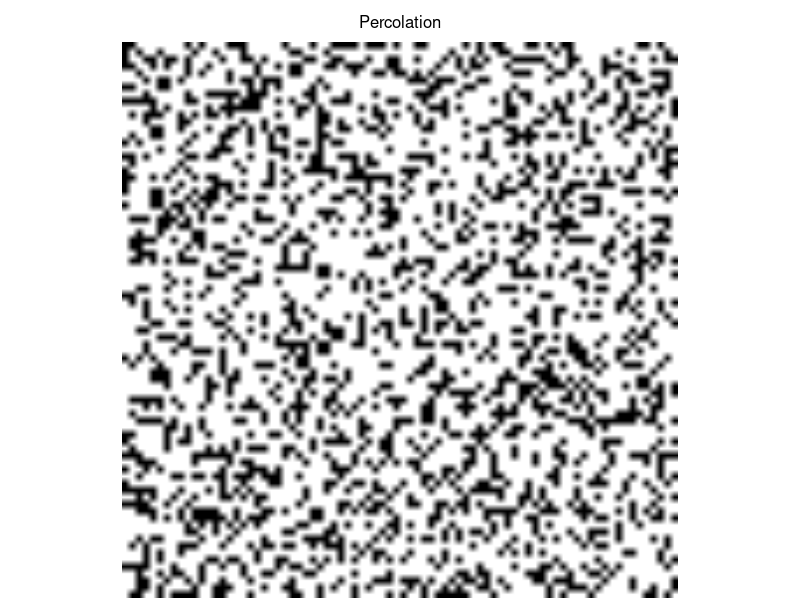
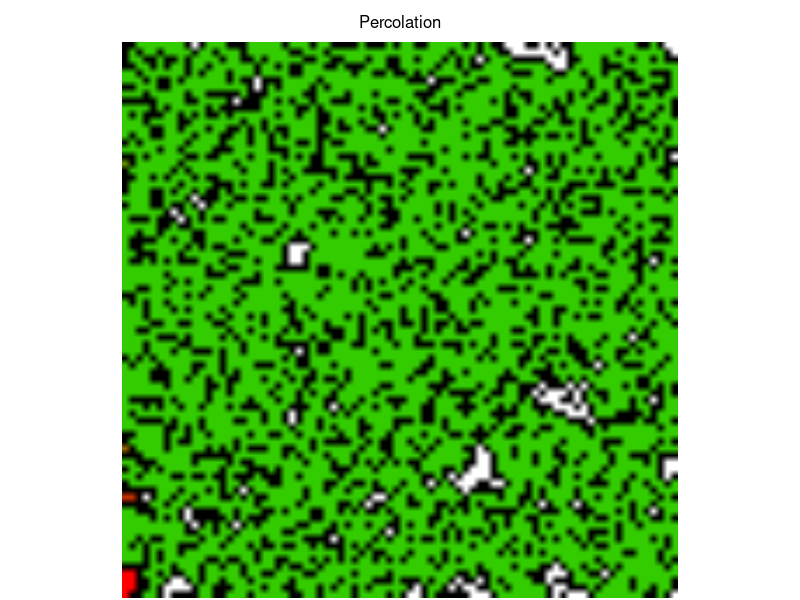

Generate these figures, in order, with R: (Note: this script raises an error after producing the figures.)
########################
###
### Leonard Mada
### [the one and only]
###
### Percolation
###
### draft v.0.2c

### Percolation

# - some experiments in Percolation

### Github:
# https://github.com/discoleo/R/blob/master/Stat/Percolation.R


####################
####################

### helper Functions

reset.m = function(m, id, val=0) {
  if(missing(id)) {
    m[m > 0] = val;
  } else if(id > 0) {
    m[m == id] = val;
  } else {
    m[(m > 0) & (m != id)] = val;
  }
  invisible(m)
}
revcol = function(m) {
  m = m[,rev(seq(ncol(m)))];
  invisible(m);
}
clean.percol = function(m, val=0) {
  # removes the non-percolating paths;
  pids = unique(m[,ncol(m)]);
  pids = pids[pids > 0];
  ids  = unique(m);
  ids  = ids[(ids > 0) & ! (ids %in% pids)]
  m[m %in% ids] = val;
  invisible(m);
}
shuffle.colors = function(m) {
  m2 = array(0, dim(m))
  m2[m < 0] = m[m < 0]
  vals = unique(as.vector(m))
  vals = vals[vals > 0];
  vnew = sample(vals, length(vals));
  id = 1
  for(val in vals) {
    m2[m == val] = vnew[id];
    id = id + 1;
  }
  invisible(m2)
}

max.id = function(m) {
  out.m = m[, ncol(m)]
  out = table(out.m[out.m > 0])
  if(dim(out) == 0) {
    print("NO percolation!");
    out = table(m[m > 0])
  }
  id = match(max(out), out);
  id = as.integer(names(out)[id])
  return(id)
}

### Generators

rugrid.gen = function(dims, p) {
  m = sample(c(-1, 0), prod(dims), replace=T, prob=c(p, 1-p))
  m = matrix(m, nrow=dims[1])
}

rblock.gen = function(n, block.dim, min=0, max, prob, val=-1) {
  if(missing(max)) {
    if(length(min) >= 2) {
      max = min[2]; min = min[1];
    } else {
      max = prod(block.dim);
    }
  }
  val.count = seq(min, max);
  if(missing(prob)) {
    nn = sample(val.count, prod(n), replace=TRUE);
  } else {
    nn = sample(val.count, prod(n), replace=TRUE, prob=prob);
  }
  blocks.n = prod(block.dim);
  sample.block = function(n) {
    bm = array(as.integer(0), block.dim)
    npos = sample(seq(blocks.n), n)
    bm[npos] = val;
    bm
  }
  m = lapply(nn, sample.block);
  m = do.call(rbind, m);
  dims = n * block.dim;
  dim(m) = dims;
  invisible(m);
}

### Percolation Functions

flood = function(m, pyx, val=1, val0=0) {
  vals = pyx; pos = 1;
  
  while(TRUE) {
    if(pos > length(vals)) return(m);
    if(m[vals[pos], vals[pos + 1]] != val0) {pos = pos + 2; next;}
    m[vals[pos], vals[pos + 1]] = val;
    if(vals[pos] > 1) vals = c(vals, vals[pos]-1, vals[pos + 1]);
    if(vals[pos] < nrow(m)) vals = c(vals, vals[pos]+1, vals[pos + 1]);
    if(vals[pos+1] > 1) vals = c(vals, vals[pos], vals[pos + 1] - 1);
    if(vals[pos+1] < ncol(m)) vals = c(vals, vals[pos], vals[pos + 1] + 1);
    pos = pos + 2;
  }
  invisible(m);
}

flood.all = function(m, type="Col1", val0=0, id.start, debug=TRUE) {
  type = match(type, c("Col1", "All"))
  if(is.na(type)) stop("Type NOT supported!")
  ncols = if(type == 2) seq(ncol(m)) else 1;
  
  if(missing(id.start)) {
    it = 1 + if(type == 2) max(m) else max(m[,1]);
  } else it = id.start;
  for(nc in ncols) {
    if(debug) print("Iteration: ");
    while(TRUE) {
      id.row = match(val0, m[,nc]);
      if(is.na(id.row)) break;
      if(debug) { cat(it); cat(", "); it = it + 1;}
      m = flood(m, c(id.row, nc), max(m)+1)
    }
    if(debug) cat("\n");
  }
  class(m) = c(class(m), if(type == 1) "filled" else "filledAll");
  invisible(m)
}



### Path Length
length.path = function(m, id, debug=TRUE) {
  if(missing(id)) {
    id = max.id(m)
    if(debug) print(id);
  }
  p.m = m;
  p.m[p.m != id] = -1;
  p.m[p.m == id] =  0;
  # TODO
  lvl = 1; pos = 1;
  # rep(c(y, x))
  vals = as.vector(rbind(seq(nrow(m)), 1));
  while(pos <= length(vals)) {
    nn = integer();
    while(pos <= length(vals)) {
      if(p.m[vals[pos], vals[pos + 1]] != 0) {pos = pos + 2; next;}
      p.m[vals[pos], vals[pos + 1]] = lvl;
      if(vals[pos] > 1) nn = c(nn, vals[pos]-1, vals[pos + 1]);
      if(vals[pos] < nrow(m)) nn = c(nn, vals[pos]+1, vals[pos + 1]);
      if(vals[pos+1] > 1) nn = c(nn, vals[pos], vals[pos + 1] - 1);
      if(vals[pos+1] < ncol(m)) nn = c(nn, vals[pos], vals[pos + 1] + 1);
      pos = pos + 2;
    }
    vals = nn;
    lvl = lvl + 1; pos = 1;
  }
  
  if(id != 0) p.m[m == 0] =  0;
  p.m[p.m < 0 & m > 0] =  0; # other non-connected "paths";
  return(p.m);
}
### Contact Area
contact.area = function(m, id) {
  area = 0;
  for(nc in 1:ncol(m)) {
    for(nr in 1:nrow(m)) {
      if(m[nr, nc] != id) next;
      if(nr > 1 && m[nr-1,nc] != id) area = area + 1;
      if(nr < nrow(m) && m[nr+1,nc] != id) area = area + 1;
      if(nc > 1 && m[nr,nc-1] != id) area = area + 1;
      if(nc < ncol(m) && m[nr,nc+1] != id) area = area + 1;
    }
  }
  return(area);
}
### Height
height.m = function(m) {
  ids = unique(as.vector(m));
  ids = ids[ids > 0];
  hm = array(as.integer(0), c(length(ids), 2, ncol(m)));
  
  for(nc in seq(ncol(m))) {
    for(nr in seq(nrow(m))) {
      val = m[nr, nc];
      val.id = match(val, ids);
      if(val <= 0) next;
      if(hm[val.id, 1, nc] == 0) {
        hm[val.id, 1, nc] = nr;
        hm[val.id, 2, nc] = nr;
      } else {
        hm[val.id, 2, nc] = nr;
      }
    }
  }
  invisible(hm);
}

### Count Area
count.fill = function(m, debug=TRUE) {
  isNotFilled = is.na(match("filledAll", class(m)))
  if(isNotFilled) m = flood.all(m, type="All");
  #
  count = table(m);
  ids   = as.integer(names(count));
  count = count[ids > 0];
  ids   = ids[ids > 0];
  if(debug) print(head(count), 20)
  # replace id with count:
  cn.m = m;
  for(id in seq(length(ids))) {
    cn.m[m == ids[id]] = count[id];
  }
  invisible(cn.m)
}

### Raster pentru vizualizarea difuziei unei infectii
toRaster = function(m, showVal=0) {
  rs.m = array(0, c(dim(m), 3));
  if( ! is.na(showVal)) {
    isZero = (m == showVal);
    doShow = TRUE;
  } else {
    doShow = FALSE;
  }
  
  ### R
  layer.m = m;
  layer.m[m < 0] = 0
  val.max = max(layer.m);
  if(val.max > 0) layer.m = layer.m / val.max;
  if(doShow) layer.m[isZero] = 1;
  rs.m[,,1] = layer.m;
  
  ### G
  layer.m = 1 - layer.m;
  layer.m[m <= 0] = 0
  if(doShow) layer.m[isZero] = 1;
  rs.m[,,2] = layer.m
  
  ### B
  if(doShow) {
    layer.m = array(0, dim(m));
    layer.m[isZero] = 1;
    rs.m[,,3] = layer.m
  }
  
  rs.m = as.raster(rs.m)
  return(rs.m);
}
plot.rs = function(m, main, mar, line=0.5) {
  if( ! missing(main) ) hasTitle = TRUE else hasTitle = FALSE;
  if(missing(mar)) mar = c(0,0, if(hasTitle) 2 else 0, 0) + 0.1;
  type = match(class(m), c("raster", "matrix"));
  if(all(is.na(type))) stop("Data NOT supported!")
  if(any(type == 2)) {
    m = toRaster(m);
  }
  old.par = par(mar=mar);
  plot(m);
  if(hasTitle) mtext(main, line=line)
  par(old.par);
  invisible();
}
split.rs = function(m, n=5, from=1, max.len=5, w=10) {
  nr.tot = round(nrow(m) / n);
  frg.tot = ceiling(nrow(m) / nr.tot);
  # TODO: nrow(m) %% nr.tot > 0;
  if(from == 0) from = 1;
  if(from > 0) {
    frg.to = min(frg.tot, from + max.len);
  } else {
    from = max(1, frg.tot + 1 + from - max.len);
    frg.to = min(frg.tot, from + max.len);
  }
  m0 = matrix(0, ncol=w, nrow=nr.tot);
  m2 =  array(0, c(nr.tot, 0))
  for(frg in from:frg.to) {
    r.start = (frg - 1) * nr.tot + 1;
    r.end   = r.start + nr.tot - 1;
    m2 = cbind(m2, cbind(m[r.start:r.end,], m0))
  }
  invisible(m2);
}


################
################

### Examples
dims = c(80, 80)
p = 0.3

m = sample(c(-1, 0), prod(dims), replace=T, prob=c(p, 1-p))
m = matrix(m, nrow=dims[1])
m[1:10, 1:10]
plot.rs(m, "Percolation")


### Flood Fill
m = flood.all(m)

m[1:10, 1:10]

table(m)
table(m[,dims[2]])

plot.rs(m, "Percolation")


### Shortest Path
path.m = length.path(m)

id = dim(path.m)[2];
path.m[1:10, seq(id - 10, id)]

table(path.m[,dims[2]])


### Raster
plot.rs(rs.m, main="Path Length")


### Stat/Percolation
# - cells not accessible;
sum(m == 0) / prod(dim(m))
# - total contact area
a0 = contact.area(m, -1)
# - liquid contact area
a1 = contact.area(m, max.id(m))
a0; a1; a1 / a0;



###################

### Ex 2:
dims = c(80, 80)
p = 0.4

m = sample(c(-1, 0), prod(dims), replace=T, prob=c(p, 1-p))
m = matrix(m, nrow=dims[1])
m[1:10, 1:10]

m = flood.all(m)

m[1:10, 1:10]

table(m)
table(m[,dims[2]])


plot.rs(m, main="Percolation: Multiple Paths")


### Shortest Path
path.m = length.path(m)

id = dim(path.m)[2];
path.m[1:10, seq(id - 10, id)]

table(path.m[,dims[2]])


### Raster
plot.rs(path.m, main="Path Length")
# Note:
# - only "dominant" path is visualized;

# plot.rs(length.path(m, id=5), main="Path Length")


### Stat/Percolation
# - cells not accessible;
sum(m == 0) / prod(dim(m))
# - total contact area
a0 = contact.area(m, -1)
# - liquid contact area
a1 = contact.area(m, max.id(m))
a0; a1; a1 / a0;


#############

### Ex 3:
dims = c(200, 200) # takes long!
p = 0.40

m = sample(c(-1, 0), prod(dims), replace=T, prob=c(p, 1-p))
m = matrix(m, nrow=dims[1])
m[1:10, 1:10]

m = flood.all(m)

m[1:10, 1:10]

table(m)
table(m[,dims[2]])


#################
#################

### Periodic Boundary Condition

# - takes ~20 s;
dims = c(2000, 80)
p = 0.4

m = sample(c(-1, 0), prod(dims), replace=T, prob=c(p, 1-p))
m = matrix(m, nrow=dims[1])
m[1:10, 1:10]

m = flood.all(m)

m[1:10, 1:10]

table(m)
table(m[,dims[2]])


plot.rs(split.rs(m), main="Percolation: Multiple Paths")

# plot.rs(m, main="Percolation: Multiple Paths")


### Shortest Path
path.m = length.path(m)

id = dim(path.m)[2];
path.m[1:10, seq(id - 10, id)]

table(path.m[,dims[2]])


### Raster
plot.rs(path.m, main="Path Length")
# Note:
# - only "dominant" path is visualized;

# plot.rs(length.path(m, id=5), main="Path Length")

plot.rs(split.rs(shuffle.colors(clean.percol(m))), main="Percolating Paths")

plot.rs(split.rs(clean.percol(m)), main="Percolating Paths")


####################
### Stat/Percolation

### Inaccessible
# - cells that are not accessible;
sum(m == 0) / prod(dim(m))
# ~ 17%;
### TODO: compute over all paths;
# - total contact area
a0 = contact.area(m, -1)
# - liquid contact area
a1 = contact.area(m, max.id(m))
a0; a1; a1 / a0;


### Average Path Height
# - may be useful for Normalization;
h.m = height.m(clean.percol(m))
h.diff.m = h.m[,2,] - h.m[,1,]
plot.rs(h.diff.m, "Height per column")
h.diff.m[1:10, 1:10]
apply(h.diff.m, 1, mean)


### Other:
# - Average Inputs;
# - Average Outputs;
# - Average Length;
# - Flux, Bottleneck;


path.all = length.path(reset.m(m), id=0)
plot.rs(split.rs(path.all), main="All Path Lengths")

### Mean Distance from In
# - includes also non-percolating paths;
mean(path.all[path.all > 0]) / ncol(path.all)
# ~ 0.98; # sum over the entire path length;
path.percol = path.all; path.percol[clean.percol(m) == 0] = 0;
mean(path.percol[path.percol > 0]) / ncol(path.percol)
# ~ 1.096; # sum over the entire path length;
### Mean Out Distance
nc = ncol(path.all)
mean(path.all[path.all[,nc] > 0, nc]) / nc
# ~ 2.02;


#####################
#####################

### Random Blocks
# - NOT uniformly random;

m = rblock.gen(c(450, 10), c(3,3))

plot.rs(split.rs(m))


path.m = flood.all(m)
path.m = shuffle.colors(path.m)
plot.rs(split.rs(path.m), main="Paths")



#############

### Ex 2
m = rblock.gen(c(1000, 10), c(3,3), min=c(1,7))

plot.rs(split.rs(m))


path.m = flood.all(m)
path.m = shuffle.colors(path.m)
plot.rs(split.rs(path.m), main="Paths")



#############

### Ex 3:
# - foamy structure, little (or no) percolation;
m = rblock.gen(c(450, 10), c(3,3), min=c(4,5), prob=c(0.65, 0.35))

plot.rs(split.rs(m))


path.m = flood.all(m)
path.m = shuffle.colors(path.m)
plot.rs(split.rs(path.m), main="Paths")

table(path.m[,dim(m)[2]])

cfill.m = count.fill(path.m)
plot.rs(split.rs(cfill.m), main="Confluent Areas")

### Filter
# - remove small areas;
cfill.m[(cfill.m > 0) & (cfill.m < 5)] = 0
plot.rs(split.rs(cfill.m), main="Confluent Areas")

# How many inputs & In-widths:
table(path.m[,1])
# Area of inputs:
table(cfill.m[,1])


#############

### Ex 4:
# - foamy structure, little percolation;
m = rblock.gen(c(450, 10), c(3,3), min=c(4,5), prob=c(0.704, 0.296))


plot.rs(split.rs(m))


path.m = flood.all(m)
path.m = shuffle.colors(path.m)
plot.rs(split.rs(path.m), main="Paths")

table(path.m[,dim(m)[2]])

cfill.m = count.fill(path.m)
plot.rs(split.rs(cfill.m), main="Confluent Areas")

### Filter
# - remove small areas;
cfill.m[(cfill.m > 0) & (cfill.m < 5)] = 0


plot.rs(split.rs(cfill.m), main="Confluent Areas")

# How many inputs & In-widths:
table(path.m[,1])
# Area of inputs:
table(cfill.m[,1])


##############
##############

### Test
m = flood(m, c(1,1), max(m)+1)
m[1:10, 1:10]

table(m == 0)


### Test Raster
rs.m = toRaster(path.m);
plot(rs.m)